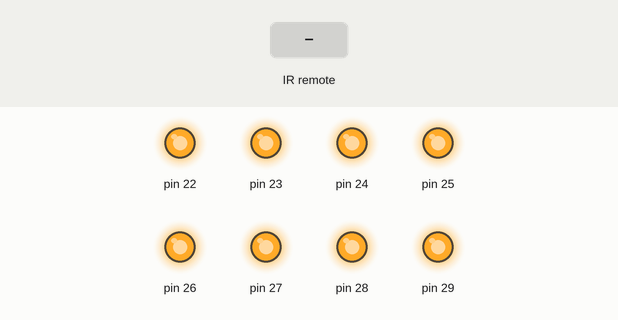
Recording of a sketch running on a simulated Arduino Mega 2560, built with avr-gcc and run on an emulated ATmega2560. Parts: output pins drawn as LEDs (lit = HIGH). The inputs (shaded band) are chosen by the test bench.

Above: at 1.2 s.
1.3 s: infrared code 0xFD3AC5 received
At 1.7 s:
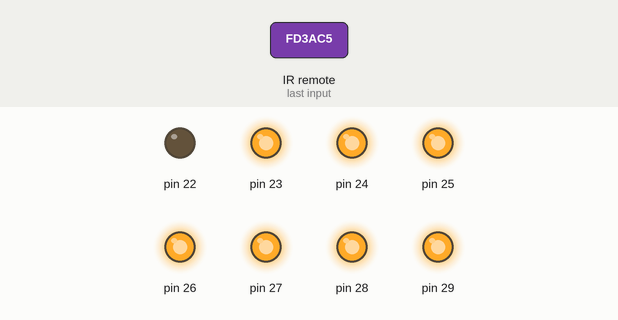
2.8 s: infrared code 0xFDEA15 received
At 4.0 s:
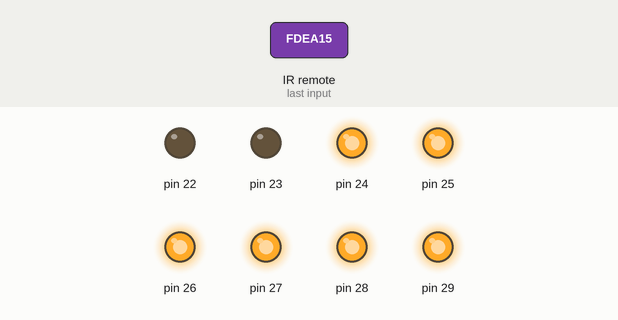
4.3 s: infrared code 0xFDC03F received
At 5.2 s:
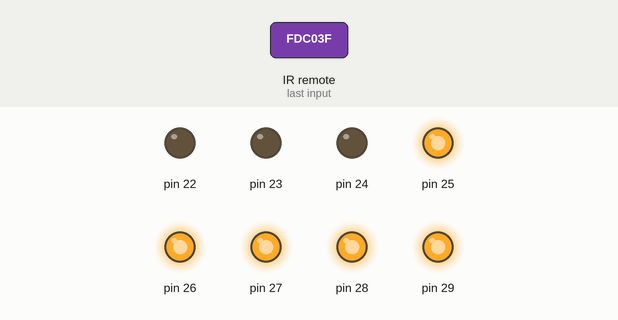
5.8 s: infrared code 0xFD40BF received
At 6.3 s:
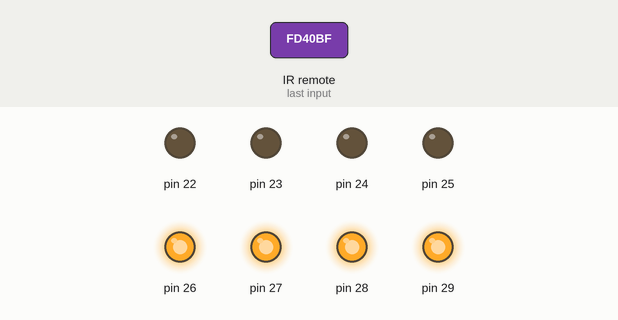
7.3 s: infrared code 0xFD20DF received
At 8.5 s:
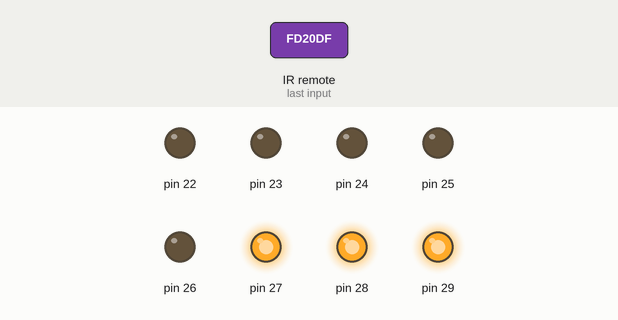
8.8 s: infrared code 0xFDD827 received
At 9.8 s:
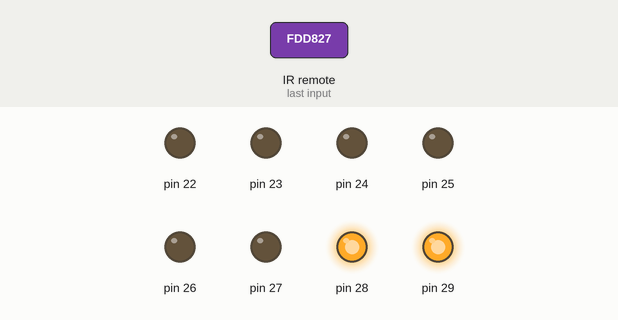
Timing chart, 0 to 11.3 s (numbered marks = the images above; inputs shaded):
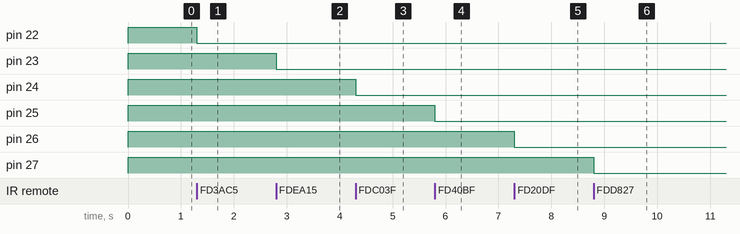

The sketch:

IR_receiver.ino
```cpp
#include <IRremote.h>

IRrecv irrecv(10);
decode_results results;

void setup()
{
  DDRA = 0xFF;
  irrecv.enableIRIn();
  PORTA = 0xFF;
}

void loop() {
  if (irrecv.decode(&results)) {

    switch(results.value){
      case 0xFD3AC5:
        PORTA ^= _BV(PA0);
      break;

      case 0xFDEA15:
        PORTA ^= _BV(PA1);
      break;

      case 0xFDC03F:
        PORTA ^= _BV(PA2);
      break;

      case 0xFD40BF:
        PORTA ^= _BV(PA3);
      break;

      case 0xFD20DF:
        PORTA ^= _BV(PA4);
      break;

      case 0xFDD827:
        PORTA ^= _BV(PA5);
      break;

      case 0xFD32CD:
        PORTA ^= _BV(PA6);
      break;

      case 0xFD827D:
        PORTA ^= _BV(PA7);
      break;
    }

    irrecv.resume();
  }
}
```

Measured:
- after the input at 1.3 s, pin 22: HIGH → LOW at once
- after the input at 2.8 s, pin 23: HIGH → LOW at once
- after the input at 4.3 s, pin 24: HIGH → LOW at once
- after the input at 5.8 s, pin 25: HIGH → LOW at once
- after the input at 7.3 s, pin 26: HIGH → LOW at once
- after the input at 8.8 s, pin 27: HIGH → LOW at once
